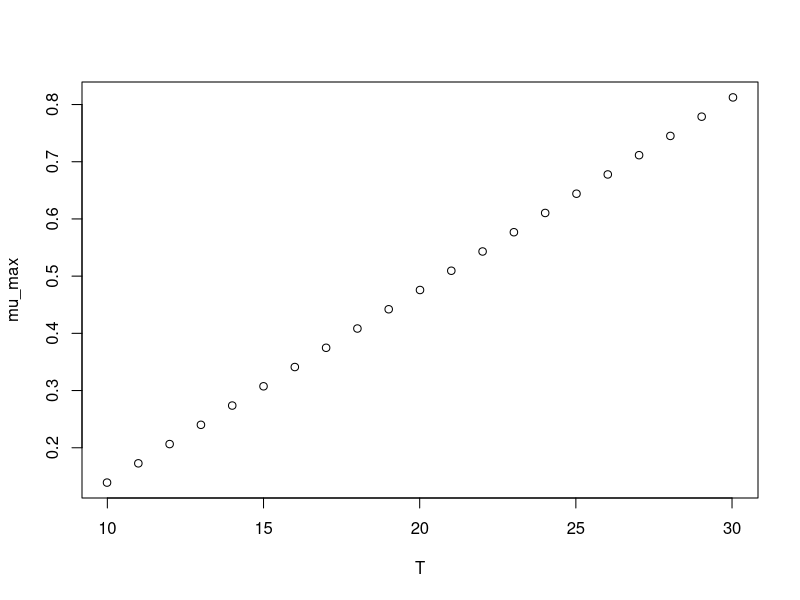

Write the R code that produced this figure.
#############################
# start of Parameter script
#############################
T <- seq(9.99000999000999,30.03,length.out=21)
#############################
# end of Parameter script
#############################
############################# 
# start of Model script Gropin ID 1110 
#############################
 
# constant coefficients for this model
 
variables <- data.frame(T)
argumentsPar <- expand.grid(variables)
 
# heart of the model
response_surface <- function(T) {
   mumax <-0.0336*(T-5.85)

return(mumax=mumax)
} 

# output parameters
mumax <- cbind(argumentsPar,response_surface(argumentsPar['T']))
colnames(mumax) <- c(colnames(argumentsPar),'mumax')
#############################
# End of Model script
#############################
############################# 
# start of Visualisation script Gropin ID 1110 
#############################
plot(T,mumax$mumax,
                          xlab='T',
                          ylab='mu_max')
#############################
# End of Visualisation script
#############################
